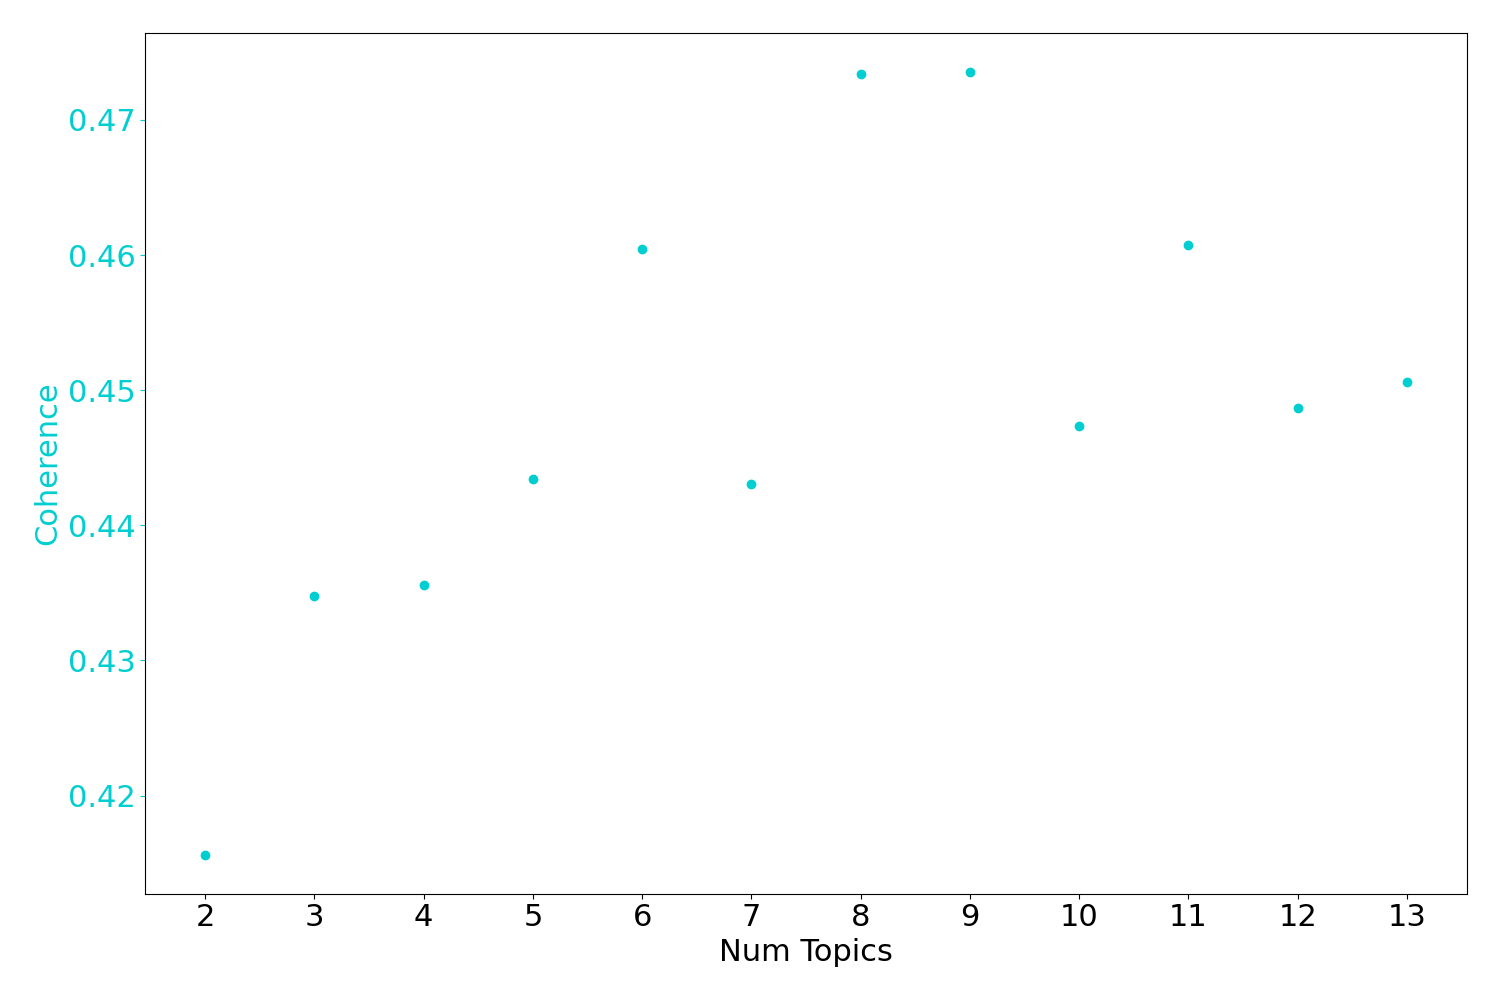

Source code (Python):
import glob
import numpy as np
import pandas as pd
from tqdm import tqdm
import re
import os
import neologdn
import unicodedata
import MeCab
import gensim
import matplotlib
import matplotlib.pylab as plt
from wordcloud import WordCloud
from PIL import Image
import matplotlib
import matplotlib.pylab as plt
import math
np.random.seed(0)
 
mecab = MeCab.Tagger(r'-Ochasen -d C:\neologd')
mecab.parse('')


if __name__ == "__main__":
    
    #小文字大文字の統一，正規化，数字の削除
    def normalize(text):

        text = str(text[0])
        text = text.lower()
        text = neologdn.normalize(text)
        text = unicodedata.normalize('NFKC', text)
        text = re.sub(r'\d+', '0', text)
        text = text.split('\n')
        return text
    
    #品詞分解（フラグを選んで判定する品詞の選択）
    def analyzer(text, mecab, stopwords=[], target_part_of_speech=['proper_noun', 'noun', 'verb', 'adjective']):
        
        text = str(text[0])
        node = mecab.parseToNode(text)
        words = []
        
        while node:
            
            features = node.feature.split(',')
            surface = features[6]
            
            if (surface == '*') or (len(surface) < 2) or (surface in stopwords):
                node = node.next
                continue
                
            noun_flag = (features[0] == '名詞')
            proper_noun_flag = (features[0] == '名詞') & (features[1] == '固有名詞')
            verb_flag = (features[0] == '動詞') & (features[1] == '自立')
            adjective_flag = (features[0] == '形容詞') & (features[1] == '自立')
            
    
            if ('proper_noun' in target_part_of_speech) & proper_noun_flag:
                words.append(surface)
            elif ('noun' in target_part_of_speech) & noun_flag:
                words.append(surface)
            elif ('verb' in target_part_of_speech) & verb_flag:
                words.append(surface)
            elif ('adjective' in target_part_of_speech) & adjective_flag:
                words.append(surface)
            
            node = node.next
            
        return words

   

    #ストップワードの定義
    with open(r"C:\Users\KANAME\Documents\sample_1\master\airpods\stop_word.txt", 'r', encoding='utf-8') as f:
        stopwords = f.readlines()
        stopwords = [stopword.strip() for stopword in stopwords]
    while '' in stopwords:
        stopwords.remove('')
    
    #使用するテキストのダウンロード
    texts = []
    original_texts = []
    with open(r"C:\Users\KANAME\Documents\sample_1\master\airpods\oginal_text.txt", "r", encoding="utf-8_sig") as file:
        line = file.readlines()
        for text in line:
            text = str(text)
            original_texts.append(text)          
            text = text.split('\n')        
            text = normalize(text)                          
            words = analyzer(text, mecab, stopwords=stopwords, target_part_of_speech=['noun', 'proper_noun', 'verb', 'adjective'])
            texts.append(words)      


    #LDAモデルの作成
    dictionary = gensim.corpora.Dictionary(texts)

    #単語フィルター：no_below がn数以下の文章に出現する単語の消去， no_above が全体のn割以上に出現する単語の消去
    dictionary.filter_extremes(no_below=20, no_above=0.6) 
    corpus = [dictionary.doc2bow(t) for t in texts]


    
    #トピック数の決定
    #トピック数のグラフ表示

    #コヒーレンスのみ対象
    font = {'family': 'TakaoGothic','size': 22}
    matplotlib.rc('font', **font)
    
    start = 2
    limit = 8
    step = 1
    
    coherence_vals = []
    perplexity_vals = []
    
    for n_topic in tqdm(range(start, limit, step)):
    
        lda_model = gensim.models.ldamodel.LdaModel(corpus=corpus, id2word=dictionary, num_topics=n_topic, random_state=0)
        #perplexity_vals.append(np.exp2(-lda_model.log_perplexity(corpus)))
        coherence_model_lda = gensim.models.CoherenceModel(model=lda_model, texts=texts, dictionary=dictionary, coherence='c_v')
        coherence_vals.append(coherence_model_lda.get_coherence())
    
    x = range(start, limit, step)
    
    fig, ax1 = plt.subplots(figsize=(15,10))
    
    c1 = 'darkturquoise'
    ax1.plot(x, coherence_vals, 'o-', color=c1, linestyle='None')
    ax1.set_xlabel('Num Topics')
    ax1.set_ylabel('Coherence', color=c1); ax1.tick_params('y', colors=c1)
    
    
    #c2 = 'slategray'
    #ax2 = ax1.twinx()
    #ax2.plot(x, perplexity_vals, 'o-', color=c2, linestyle='None')
    #ax2.set_ylabel('Perplexity', color=c2); ax2.tick_params('y', colors=c2)
    
    
    
    ax1.set_xticks(x)
    fig.tight_layout()
    plt.savefig("./topic_num.png")
    plt.show()




    #wordcloud
    #トピック数の設定
    NUM_TOPICS = 6
    lda_model = gensim.models.ldamodel.LdaModel(corpus=corpus, id2word=dictionary, num_topics=NUM_TOPICS, random_state=0)
    
    fpath = "C:\Windows\Fonts\msgothic.ttc"



    num_topics = NUM_TOPICS
    ncols = math.ceil(num_topics/2)
    nrows = math.ceil(lda_model.num_topics/ncols)
    fig, axs = plt.subplots(ncols=ncols, nrows=nrows,figsize=(30,20))
    axs = axs.flatten()

    def color_func(word, font_size, position, orientation, random_state, font_path):
        return 'darkturquoise'

    for i, t in enumerate(range(lda_model.num_topics)):

        x = dict(lda_model.show_topic(t, 25))
        im = WordCloud(
            font_path=fpath,
            width = 600,
            height = 400,
            prefer_horizontal = 1, #文字を横向きに
            background_color='white', #背景色
            #color_func=color_func,
            colormap = 'tab10', #文字色の数
            random_state=0
        ).generate_from_frequencies(x)
        axs[i].imshow(im)
        axs[i].axis('off')
        axs[i].set_title('Topic ' +str(t))
        axs[i].title.set_size(100)
        

    plt.tight_layout()
    plt.savefig("./WordCloud.png")
    